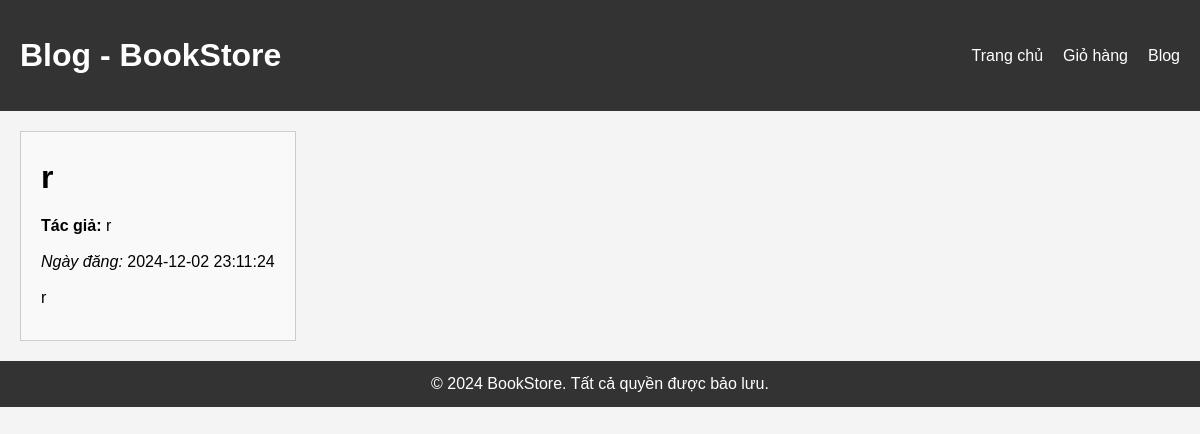
The page /nguoidug/blog_detail.php?post_id=7 on the database its author committed.
### tables this page shows
CREATE TABLE `blogposts` (
  `PostID` int(11) NOT NULL,
  `Title` varchar(255) NOT NULL,
  `Content` text NOT NULL,
  `Author` varchar(255) NOT NULL,
  `CreatedAt` timestamp NOT NULL DEFAULT current_timestamp(),
  `UpdatedAt` timestamp NOT NULL DEFAULT current_timestamp() ON UPDATE current_timestamp()
);

### nguoidug/blog_detail.php (the view, shortened to what this page needs)
<?php
$conn = new mysqli("localhost", "root", "", "BookStore");
if (isset($_GET['post_id'])) {
    $post_id = intval($_GET['post_id']);
    $sql = "SELECT * FROM BlogPosts WHERE PostID = $post_id";
    $result = $conn->query($sql);
    if ($result->num_rows > 0) {
        $post = $result->fetch_assoc();
    } else {
        echo "<p>Bài viết không tồn tại.</p>";
        exit;
    }
} else {
    echo "<p>Không có bài viết nào được chọn.</p>";
    exit;
}
?>
<!DOCTYPE html>
<html lang="vi">
<head>
  <link rel="stylesheet" href="style.css">
</head>
<body>
  <header>
    <div class="container">
      <h1>Blog - BookStore</h1>
      <nav>
        <ul>
          <li><a href="index.php">Trang chủ</a></li>
          <li><a href="cart.php">Giỏ hàng</a></li>
          <li><a href="blog.php">Blog</a></li>
        </ul>
      </nav>
    </div>
  </header>
  <main class="container">
    <section class="blog-detail">
      <h2><?php echo $post['Title']; ?></h2>
      <p><strong>Tác giả:</strong> <?php echo $post['Author']; ?></p>
      <p><em>Ngày đăng:</em> <?php echo $post['CreatedAt']; ?></p>
      <div class="content">
        <p><?php echo nl2br($post['Content']); ?></p>
      </div>
    </section>
  </main>
  <footer>
    <p>&copy; 2024 BookStore. Tất cả quyền được bảo lưu.</p>
  </footer>
</body>
</html>

### nguoidug/style.css (style rules this page uses)
* { margin: 0; padding: 0; box-sizing: border-box; }
body { font-family: Arial, sans-serif; line-height: 1.6; background-color: #f4f4f4; }
header { background: #333; color: #fff; padding: 10px 0; }
header .container { display: flex; justify-content: space-between; align-items: center; }
header nav ul { list-style: none; display: flex; gap: 20px; }
header nav ul li a { color: #fff; text-decoration: none; }
.container { display: flex; padding: 20px; }
footer { background: #333; color: #fff; text-align: center; padding: 10px 0; }
.blog-detail { padding: 20px; background-color: #f9f9f9; border: 1px solid #ccc; }
.blog-detail h2 { font-size: 2rem; margin-bottom: 10px; }
.blog-detail p { font-size: 1rem; margin-bottom: 10px; }
.blog-detail .content { font-size: 1rem; line-height: 1.6; }

### rows shown on the page
blogposts: Title "r", Author "r", CreatedAt "2024-12-02 23:11:24", Content "r"
